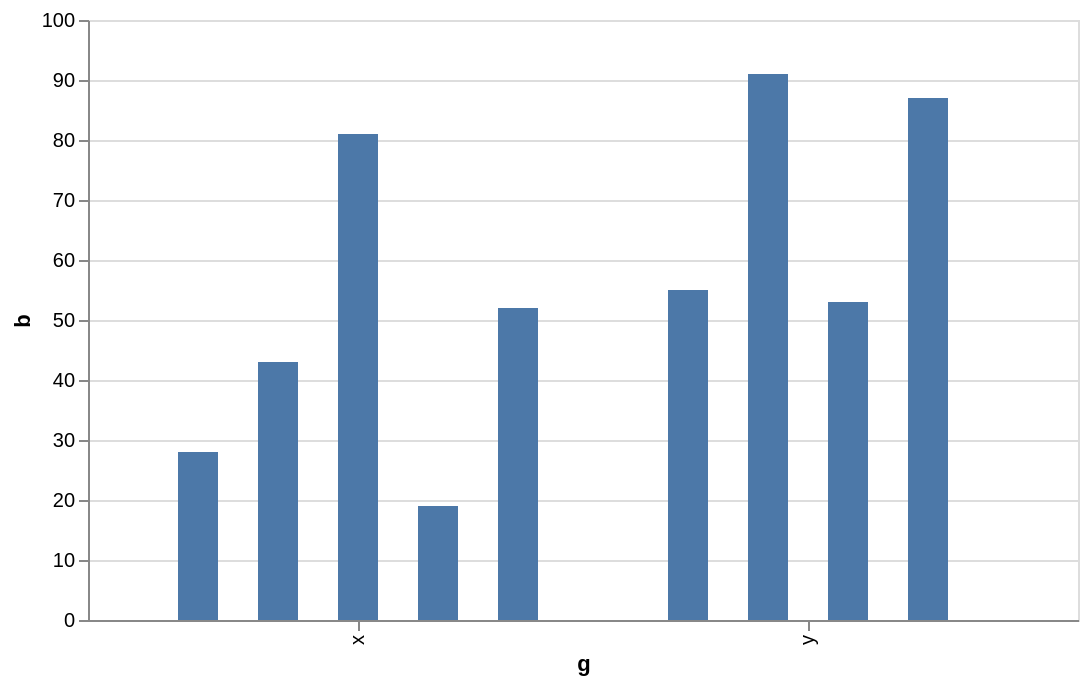

Specify this chart in Vega-Lite:
### Vega-Lite specification from a JSON file in a GitHub repository (floating-point values rounded to 4 significant figures)
{"data": {"values": [{"a": "A", "b": 28, "c": 5, "g": "x"}, {"a": "B", "b": 55, "c": 9, "g": "y"}, {"a": "C", "b": 43, "c": 2, "g": "x"}, {"a": "D", "b": 91, "c": 7, "g": "y"}, {"a": "E", "b": 81, "c": 4, "g": "x"}, {"a": "F", "b": 53, "c": 6, "g": "y"}, {"a": "G", "b": 19, "c": 8, "g": "x"}, {"a": "H", "b": 87, "c": 1, "g": "y"}, {"a": "I", "b": 52, "c": 3, "g": "x"}]}, "mark": "bar", "encoding": {"x": {"field": "g", "type": "nominal"}, "y": {"field": "b", "type": "quantitative"}, "xOffset": {"field": "a", "type": "nominal"}}}
